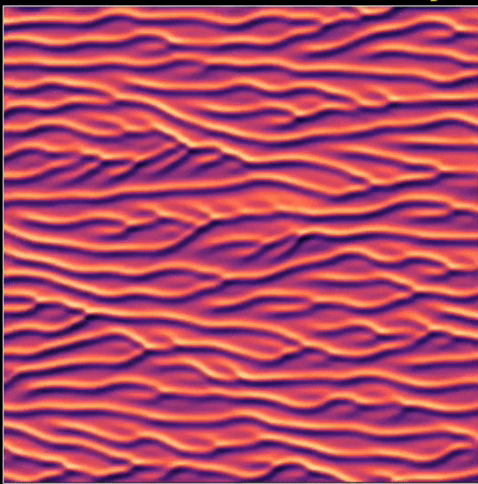
#> input picture frame 71 of ksheat vid.mov, 478 x 484 px, given in place of coupled_quasiperiodic_oscillators.wmv, which was not available
$ jupyter execute --allow-errors 'New data attempt 1.ipynb'   (shell and % lines are left out)
#> lines starting #> are read from the running program, lines starting #| are printed output that depends on the picture; pictures that were not available may be replaced by others from this repository, and a replacement may not be noted
[cell 1]
import numpy as np
from PIL import Image
import cv2
import glob
from scipy import interpolate
from scipy.interpolate import CubicSpline
from matplotlib import pyplot as plt
import os
from pathlib import Path
import pandas as pd

from ripser import ripser
from persim import plot_diagrams
from sklearn.decomposition import PCA

#topological data analysis
from persim import plot_diagrams
from dreimac import CircularCoords
from dreimac import CircleMapUtils as CMU

#plotting and visualization
import plotly.graph_objects as go
from plotly.subplots import make_subplots

[cell 2]
# Auxiliary video functions
def getSlidingWindowVideo(I, dim, Tau, dT):
    N = I.shape[0] #Number of frames
    P = I.shape[1] #Number of pixels (possibly after PCA)
    pix = np.arange(P)
    NWindows = int(np.floor((N-dim*Tau)/dT))
    X = np.zeros((NWindows, dim*P))
    idx = np.arange(N)
    for i in range(NWindows):
        idxx = dT*i + Tau*np.arange(dim)
        start = int(np.floor(idxx[0]))
        end = int(np.ceil(idxx[-1]))
        f = interpolate.interp2d(pix, idx[start:end+1], I[idx[start:end+1], :], kind='linear')
        X[i, :] = f(pix, idxx).flatten()
    return X

def writeVideo(filename, frame_data, fps, resol ):
    n_row, n_col = resol
    out = cv2.VideoWriter(filename, cv2.VideoWriter_fourcc(*'mp4v'), fps, (n_col, n_row))
    if frame_data.dtype !='uint8':
        frame_data -= np.amin(frame_data)
        frame_data *= 255/np.amax(frame_data)
        frame_data = np.uint8(frame_data)
    for frame in frame_data:
        out.write(frame.reshape((n_row, n_col,-1)))
    out.release()

def playVideo(filepath):
    cap = cv2.VideoCapture(filepath)
    while cap.isOpened():
        ret, frame = cap.read()
        if not ret:
            break
        frame = cv2.cvtColor(frame, cv2.COLOR_BGR2GRAY)
        cv2.imshow('frame', frame)
        if cv2.waitKey(24) == ord('q'):
            break
    cap.release()
    cv2.destroyAllWindows()

def loadVideo(filepath):
    vid = cv2.VideoCapture(filepath)
    _, image = vid.read()
    count = 0
    success = True
    n_row, n_col, _ = image.shape
    data = []
    while success:
        data.append(image.flatten())
        success,image = vid.read()
        count += 1
    vid.release()
    data = np.array(data)
    print(count, " frames extracted")
    print("frame size = ", (n_row , n_col))
    print("data shape =", data.shape)
    return data , (n_row, n_col)

[cell 3]
#Creates 3 rotating oscillators

# Parameters
width = 300
height = 300
radius = 100
center = (width // 2, height // 2)
fps = 15
duration = 25  # in seconds

# Quasiperiodic motion parameters and colors for each ball
parameters = [
    {'a': 0.9, 'b': 1.1, 'c': 0.5, 'd': 0.2, 'color': (255, 0, 0)},  # Red
    {'a': 1.2, 'b': 0.8, 'c': 1.5, 'd': 0.3, 'color': (0, 255, 0)},  # Green
    {'a': 0.7, 'b': 1.5, 'c': 1.0, 'd': 0.4, 'color': (0, 0, 255)}   # Blue
]

# Create VideoWriter object
fourcc = cv2.VideoWriter_fourcc(*'WMV2')
output = cv2.VideoWriter('multi_oscillators.wmv', fourcc, fps, (width, height))

# Create a black background image
background = np.zeros((height, width, 3), dtype=np.uint8)

# Generate video frames
num_frames = duration * fps
num_balls = len(parameters)

for i in range(num_frames):
    # Create a new frame with the black background
    frame = background.copy()

    # Generate ball positions for each frame
    for j in range(num_balls):
        # Calculate ball position for the current frame using the parameters
        t = i / fps
        params = parameters[j]
        angle = params['a'] * np.sin(params['b'] * t) + params['c'] * np.cos(params['d'] * t)
        x = int(center[0] + radius * np.cos(angle))
        y = int(center[1] + radius * np.sin(angle))

        # Draw the colored ball on the frame
        color = params['color']
        cv2.circle(frame, (x, y), 10, color, -1)

    # Write the frame to the video
    output.write(frame)

    # Display the frame (optional)
    cv2.imshow('Multi-Oscillators Animation', frame)
    if cv2.waitKey(1) & 0xFF == ord('q'):
        break
#> this loop made 1 pass; (key q is pressed on pass 1)
#> pass 1, `cv2.imshow('Multi-Oscillators Animation', frame)`:
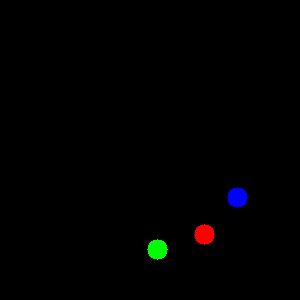
#> window 'Multi-Oscillators Animation': shape (300, 300, 3); mean B, G, R 0.9, 0.9, 0.9

# Release the video writer and close the window
output.release()
cv2.destroyAllWindows()

[cell 4]
#Creates video w one oscillator rotating and another moving horizontally
#Isnt quasiperiodic fr

# Parameters
width = 300
height = 300
radius = 100
center = (width // 2, height // 2)
fps = 15
duration = 30  # in seconds

# Quasiperiodic motion parameters for each ball
rotation_params = {'a': 0.9, 'b': 1.1, 'c': 0.5, 'd': 0.2}
movement_params = {'a': 1.2, 'b': 0.8, 'c': 1.5, 'd': 0.3}

# Create VideoWriter object
fourcc = cv2.VideoWriter_fourcc(*'WMV2')
output = cv2.VideoWriter('quasiperiodic_balls.wmv', fourcc, fps, (width, height))

# Create a white background image
background = np.ones((height, width, 3), dtype=np.uint8) * 255

# Generate video frames
num_frames = duration * fps
for i in range(num_frames):
    # Create a new frame with the black background
    frame = background.copy()

    # Calculate ball position for the current frame
    t = i / fps

    # Calculate rotation angle for the rotating ball
    rotation_angle = rotation_params['a'] * np.sin(rotation_params['b'] * t) + rotation_params['c'] * np.cos(rotation_params['d'] * t)

    # Calculate x-position for the moving ball
    x = int(center[0] + radius * np.cos(movement_params['a'] * np.sin(movement_params['b'] * t) + movement_params['c'] * np.cos(movement_params['d'] * t)))

    # Calculate y-position for the moving ball
    y = center[1]

    # Draw the rotating ball on the frame
    rot_x = int(center[0] + radius * np.cos(rotation_angle))
    rot_y = int(center[1] + radius * np.sin(rotation_angle))
    cv2.circle(frame, (rot_x, rot_y), 10, (255, 0, 0), -1)

    # Draw the moving ball on the frame
    cv2.circle(frame, (x, y), 10, (0, 0, 255), -1)

    # Write the frame to the video
    output.write(frame)

    # Display the frame (optional)
    cv2.imshow('Quasiperiodic Balls', frame)
    if cv2.waitKey(1) & 0xFF == ord('q'):
        break
#> this loop made 1 pass; (key q is pressed on pass 1)
#> pass 1, `cv2.imshow('Quasiperiodic Balls', frame)`:
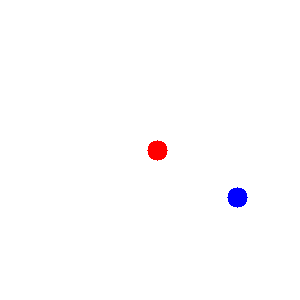
#> window 'Quasiperiodic Balls': shape (300, 300, 3); mean B, G, R 254.1, 253.2, 254.1

# Release the video writer and close the window
output.release()
cv2.destroyAllWindows()

[cell 5]
#Creates coupled oscillator vid
#Gives periodic persistence diag :(

# Parameters
width = 300
height = 300
radius = 100
center = (width // 2, height // 2)
fps = 15
duration = 30  # in seconds

# Quasiperiodic motion parameters for each ball
rotation_params = {'a': 0.9, 'b': 1.1, 'c': 0.5, 'd': 0.2}
movement_params = {'a': 1.2, 'b': 0.8, 'c': 1.5, 'd': 0.3}

# Coupling strength
coupling_strength = 1

# Create VideoWriter object
fourcc = cv2.VideoWriter_fourcc(*'WMV2')
#> fourcc = 844516695
output = cv2.VideoWriter('coupled_oscillators.wmv', fourcc, fps, (width, height))

# Create a white background image
background = np.ones((height, width, 3), dtype=np.uint8) * 255

# Generate video frames
num_frames = duration * fps
for i in range(num_frames):
    # Create a new frame with the black background
    frame = background.copy()

    # Calculate ball positions for the current frame
    t = i / fps

    # Calculate rotation angle for the rotating ball
    rotation_angle = rotation_params['a'] * np.sin(rotation_params['b'] * t) + rotation_params['c'] * np.cos(rotation_params['d'] * t)

    # Calculate x-position for the moving ball, influenced by the rotation
    x = int(center[0] + radius * np.cos(movement_params['a'] * np.sin(movement_params['b'] * t + coupling_strength * rotation_angle) + movement_params['c'] * np.cos(movement_params['d'] * t)))

    # Calculate y-position for the moving ball
    y = center[1]

    # Draw the rotating ball on the frame
    rot_x = int(center[0] + radius * np.cos(rotation_angle))
    rot_y = int(center[1] + radius * np.sin(rotation_angle))
    cv2.circle(frame, (rot_x, rot_y), 10, (255, 0, 0), -1)

    # Draw the moving ball on the frame
    cv2.circle(frame, (x, y), 10, (0, 0, 255), -1)

    # Write the frame to the video
    output.write(frame)

    # Display the frame (optional)
    cv2.imshow('Coupled Oscillators', frame)
    if cv2.waitKey(1) & 0xFF == ord('q'):
        break
#> this loop made 1 pass; (key q is pressed on pass 1)
#> pass 1, `cv2.imshow('Coupled Oscillators', frame)`:
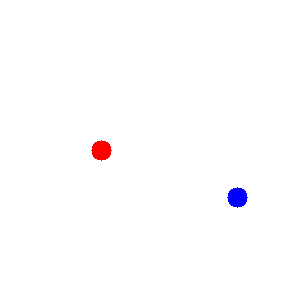
#> window 'Coupled Oscillators': shape (300, 300, 3); mean B, G, R 254.1, 253.2, 254.1

# Release the video writer and close the window
output.release()
cv2.destroyAllWindows()

[cell 6]
#Creates vid w coupled qper oscis

# Parameters
width = 300
height = 300
radius = 100
center = (width // 2, height // 2)
fps = 60
duration = 15  # in seconds

# Lorenz system parameters for each ball
rotation_params = {'sigma': 10, 'rho': 28, 'beta': 8 / 3}
movement_params = {'sigma': 10, 'rho': 28, 'beta': 8 / 3}

# Coupling strength
coupling_strength = 0.2

# Create VideoWriter object
fourcc = cv2.VideoWriter_fourcc(*'WMV1')
#> fourcc = 827739479
output = cv2.VideoWriter('coupled_quasiperiodic_oscillators.wmv', fourcc, fps, (width, height))

# Create a white background image
background = np.ones((height, width, 3), dtype=np.uint8) * 255

# Generate video frames
num_frames = duration * fps
rotation_x, rotation_y, rotation_z = 0.1, 0.2, 0.1
movement_x, movement_y, movement_z = 0.2, 0.2, 0.2

for i in range(num_frames):
    # Create a new frame with the white background
    frame = background.copy()

    # Calculate rotation angles for the rotating ball using Lorenz system
    rotation_dx = rotation_params['sigma'] * (rotation_y - rotation_x)
    rotation_dy = rotation_x * (rotation_params['rho'] - rotation_z) - rotation_y
    rotation_dz = rotation_x * rotation_y - rotation_params['beta'] * rotation_z
    rotation_x += rotation_dx / fps
    rotation_y += rotation_dy / fps
    rotation_z += rotation_dz / fps

    rotation_angle = (rotation_x + rotation_y + rotation_z) * 0.01

    # Calculate x-positions for the moving ball using Lorenz system, influenced by the rotation
    movement_dx = movement_params['sigma'] * (movement_y - movement_x)
    movement_dy = movement_x * (movement_params['rho'] - movement_z) - movement_y
    movement_dz = movement_x * movement_y - movement_params['beta'] * movement_z
    movement_x += movement_dx / fps
    movement_y += movement_dy / fps
    movement_z += movement_dz / fps

    x = int(center[0] + radius * np.cos(movement_x + coupling_strength * rotation_angle))

    # Calculate y-position for the moving ball
    y = center[1]

    # Draw the rotating ball on the frame
    rot_x = int(center[0] + radius * np.cos(rotation_angle))
    rot_y = int(center[1] + radius * np.sin(rotation_angle))
    cv2.circle(frame, (rot_x, rot_y), 10, (255, 0, 0), -1)

    # Draw the moving ball on the frame
    cv2.circle(frame, (x, y), 10, (0, 0, 255), -1)

    # Write the frame to the video
    output.write(frame)

    # Display the frame (optional)
    cv2.imshow('Coupled Quasiperiodic Oscillators', frame)

    # Exit the loop if 'q' key is pressed
    if cv2.waitKey(1) & 0xFF == ord('q'):
        break
#> this loop made 1 pass; (key q is pressed on pass 1)
#> pass 1, `cv2.imshow('Coupled Quasiperiodic Oscillators', frame)`:
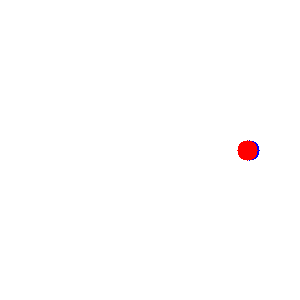
#> window 'Coupled Quasiperiodic Oscillat': shape (300, 300, 3); mean B, G, R 254.1, 254, 254.9
#> after the loop, movement_x = 0.2; movement_y = 0.289; movement_z = 0.192; rotation_x = 0.117; rotation_y = 0.243; rotation_z = 0.0959

# Release the video writer and close the window
output.release()
cv2.destroyAllWindows()

[cell 7]
#Confirming that it's not just a zeros array

def find_first_nonzero(arr):
    flattened = arr.flatten()
    nonzero_indices = np.where(flattened != 0)[0]
    if len(nonzero_indices) > 0:
        return nonzero_indices[0]
    return -1  # Return -1 if no non-zero element is found

# Example usage
#> (the rest of this cell did not finish here and is left out)

[cell 8]
playVideo('coupled_quasiperiodic_oscillators.wmv')
#> in playVideo, frame is the input picture: shape (484, 478, 3); mean B, G, R 102.3, 72.8, 173
#> in playVideo, `frame = cv2.cvtColor(frame, cv2.COLOR_BGR2GRAY)`:
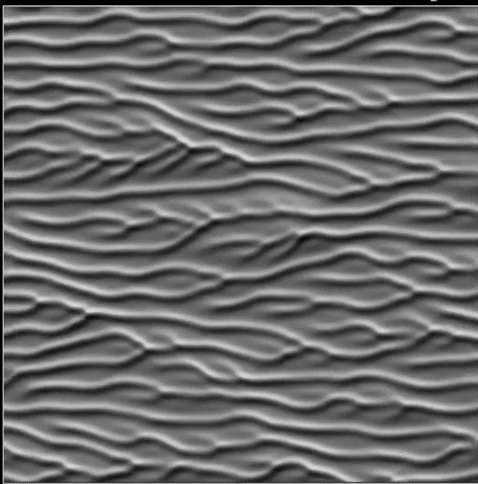
#> frame: shape (484, 478); min 0, max 217, mean 106.2
#> (key q is pressed here)

[cell 9]
data , shape = loadVideo('coupled_quasiperiodic_oscillators.wmv')
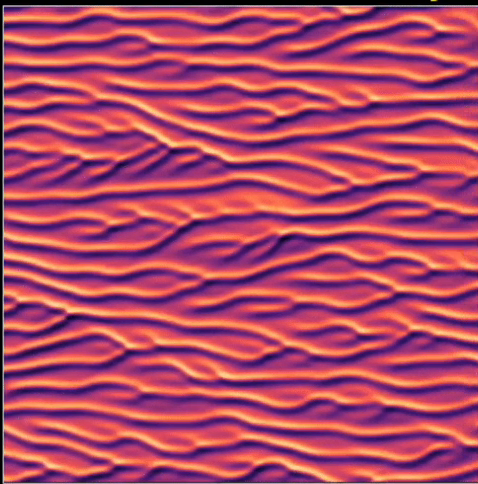
#> input picture frame 72 of ksheat vid.mov, 478 x 484 px, given in place of coupled_quasiperiodic_oscillators.wmv, which was not available
#> in loadVideo, image is the input picture: shape (484, 478, 3); mean B, G, R 102.4, 72.8, 173.3

$ run again, starting later in the video
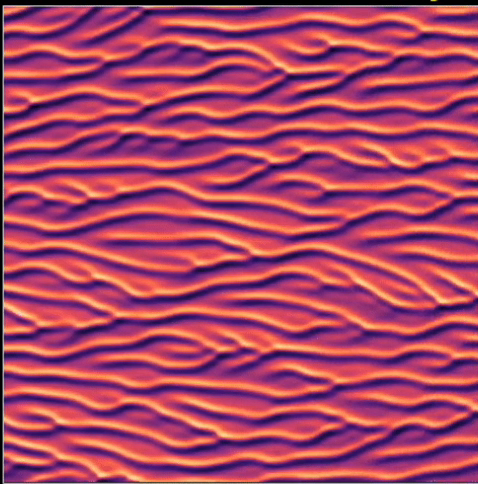
#> input picture frame 321 of ksheat vid.mov, 478 x 484 px, given in place of coupled_quasiperiodic_oscillators.wmv, which was not available
#> the loop `for i in range(num_frames):` made 1 pass; (key q is pressed on pass 1)
#> in playVideo, frame is the input picture: shape (484, 478, 3); mean B, G, R 101, 70, 168.9
#> in playVideo, `frame = cv2.cvtColor(frame, cv2.COLOR_BGR2GRAY)`:
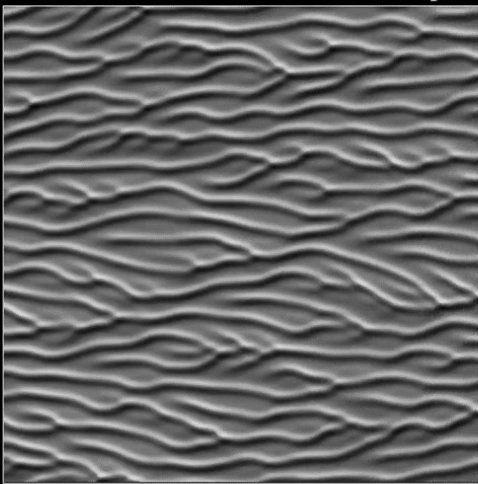
#> frame: shape (484, 478); min 0, max 218, mean 103.1

$ run again, starting later in the video
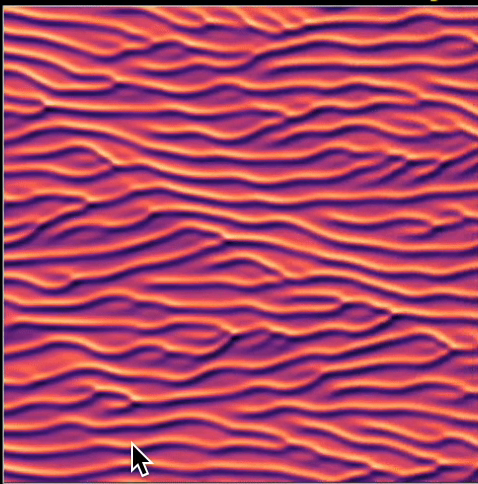
#> input picture frame 571 of ksheat vid.mov, 478 x 484 px, given in place of coupled_quasiperiodic_oscillators.wmv, which was not available
#> the loop `for i in range(num_frames):` made 1 pass; (key q is pressed on pass 1)
#> in playVideo, frame is the input picture: shape (484, 478, 3); mean B, G, R 102.4, 70.5, 169.3
#> in playVideo, `frame = cv2.cvtColor(frame, cv2.COLOR_BGR2GRAY)`:
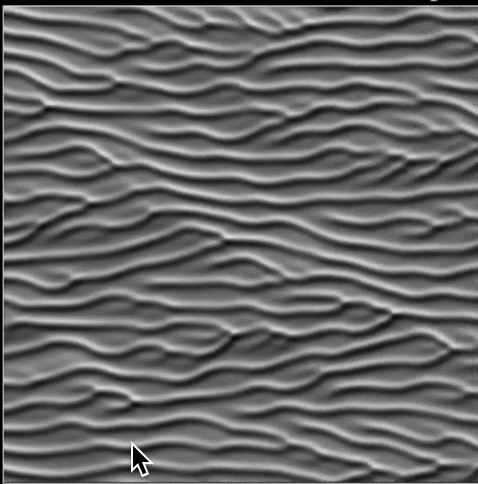
#> frame: shape (484, 478); min 0, max 255, mean 103.7
